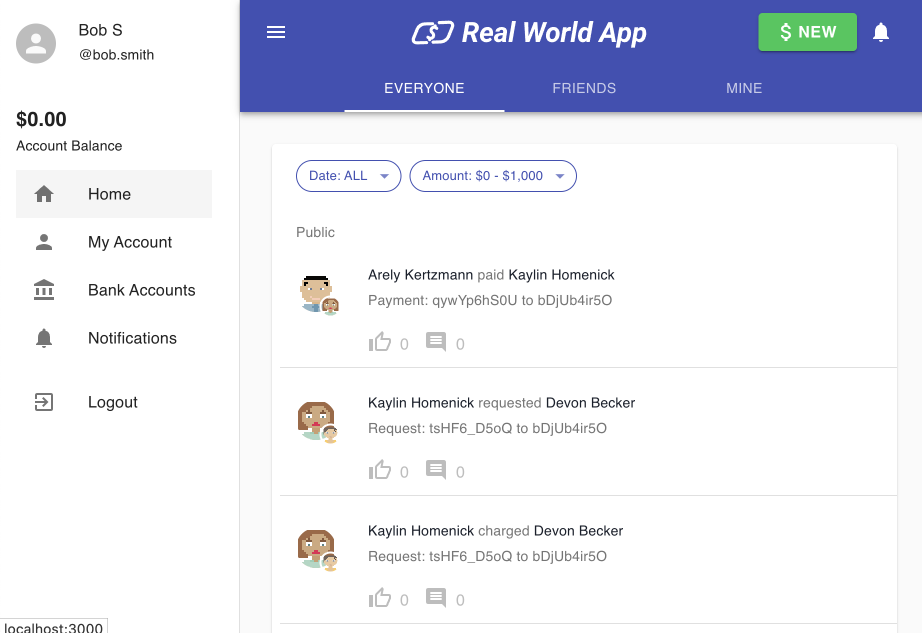
#> input picture report_plots/screen.png, 1844 x 1266 px (shown at 1/2 size)
$ python plot_graph.py
#> lines starting #> are read from the running program, lines starting #| are printed output that depends on the picture
import numpy as np
import matplotlib.pyplot as plt
from mpl_toolkits.mplot3d import Axes3D
import cv2
from scipy.stats import multivariate_normal

from matplotlib.tri import Triangulation

# Create a list of images, mus and sigmas
images = ['screen.png', 'screen.png', 'screen.png']  # Replace with your actual images
mus = [[0.3, 0.3], [0.3, 0.3], [0.3, 0.3]]
sigmas = [50000, 10, 1]

fig = plt.figure(figsize=(6 * len(images), 6))  # Change figure size as needed

for i in range(len(images)):
    MU = mus[i]
    SIGMA = sigmas[i]

    # Read the image with OpenCV
    img = cv2.imread(images[i])
#> img is the input picture: shape (1266, 1844, 3); mean B, G, R 239.7, 229, 226.9
    # Change the color from BGR to RGB
    img = cv2.cvtColor(img, cv2.COLOR_BGR2RGB)

    # Resize the image to 256x256
    img = cv2.resize(img, (500, 500))
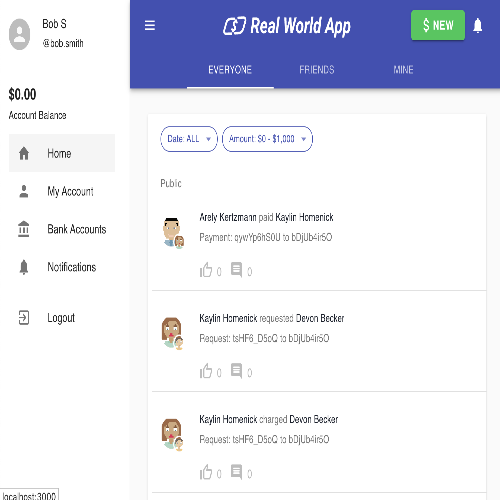
#> img: shape (500, 500, 3); mean R, G, B 226.8, 228.9, 239.6

    # Orgird to store data
    x, y = np.ogrid[0:img.shape[0], 0:img.shape[1]]
#> x = 500 values from 0 to 499

    # In Python3 matplotlib assumes rgbdata in range 0.0 to 1.0
    img = img.astype('float32')/255

    # Apply gamma correction to increase brightness
    gamma = 1.5  # change this to adjust the level of brightness
    img = np.power(img, 1/gamma)
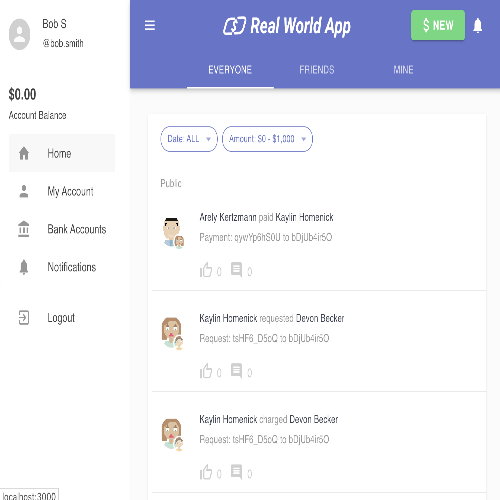
#> img: shape (500, 500, 3) float32; mean R, G, B 0.913, 0.921, 0.956

    ax = fig.add_subplot(1, len(images), i+1, projection='3d')

    # Plot data
#> (the run stopped early here; a loop or call above may not have finished)
